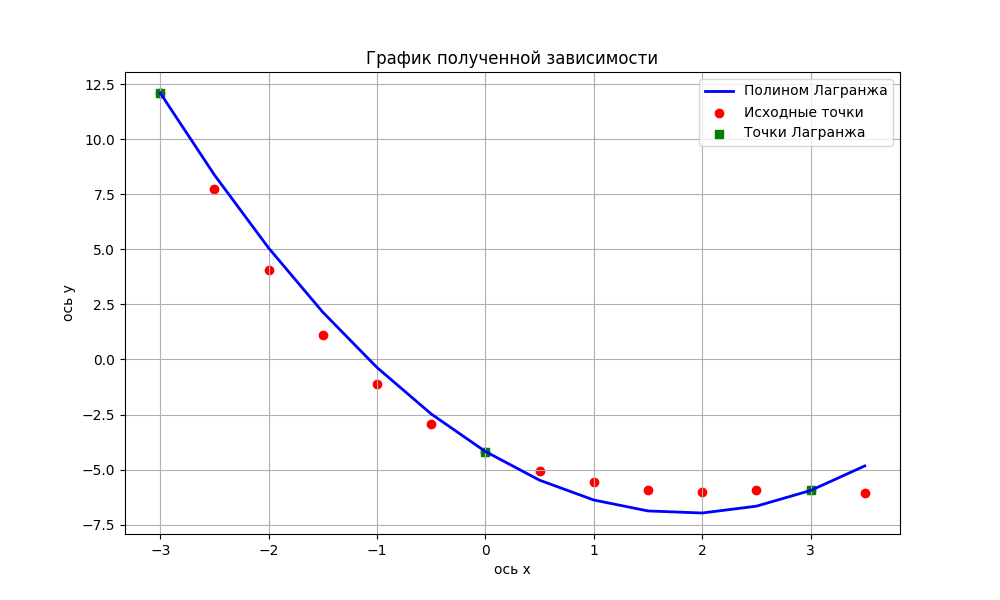

Write Python code to recreate this figure.
import numpy as np
import matplotlib.pyplot as plt
import pandas as pd  # Для таблицы

# Исходные точки
points = [
    (-3.0, 12.10), 
    (-2.5, 7.73), 
    (-2.0, 4.08), 
    (-1.5, 1.11),
    (-1.0, -1.12), 
    (-0.5, -2.91), 
    (0.0, -4.18), 
    (0.5, -5.05),
    (1.0, -5.58), 
    (1.5, -5.92), 
    (2.0, -6.00), 
    (2.5, -5.95),
    (3.0, -5.95), 
    (3.5, -6.05)
]

# Выбранные точки для полинома Лагранжа
lagrange_points = [points[0], points[6], points[12]]

# Функция для полинома Лагранжа
def lagrange_interpolation(x, points):
    def L(k, x):
        xk, _ = points[k]
        result = 1
        for i, (xi, _) in enumerate(points):
            if i != k:
                result *= (x - xi) / (xk - xi)
        return result
    
    return sum(y * L(k, x) for k, (xk, y) in enumerate(points))

# Создаём массив x для построения плавного графика
x_vals = np.linspace(-3, 3.5, 14)
y_lagrange = [lagrange_interpolation(x, lagrange_points) for x in x_vals]

# Таблица значений методом Лагранжа
table_data = {
    "x": x_vals,
    "y (Лагранж)": y_lagrange
}
df = pd.DataFrame(table_data)

# Сохранение таблицы в Excel
excel_file = "lagrange_interpolation_table.xlsx"
df.to_excel(excel_file, index=False)

print(f"Таблица сохранена в файл: {excel_file}")

# Исходные точки для отображения
x_points, y_points = zip(*points)
x_lagrange, y_lagrange_points = zip(*lagrange_points)

# Построение графика
plt.figure(figsize=(10, 6))
plt.plot(x_vals, y_lagrange, label="Полином Лагранжа", color="blue", linewidth=2)
plt.scatter(x_points, y_points, color="red", label="Исходные точки")
plt.scatter(x_lagrange, y_lagrange_points, color="green", label="Точки Лагранжа", marker="s")

# Настройка отображения
plt.title("График полученной зависимости")
plt.xlabel("ось x")
plt.ylabel("ось y")
plt.legend()
plt.grid()

# Сохранение графика
plt.savefig("graph_lagrange_interpolation.png")
plt.show()
